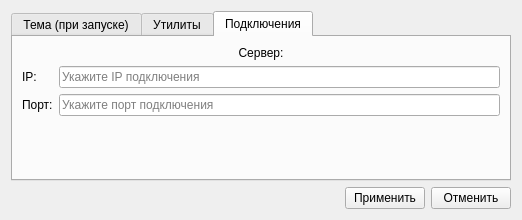
<?xml version="1.0" encoding="UTF-8"?>
<ui version="4.0">
 <class>SettingsDialog</class>
 <widget class="QDialog" name="SettingsDialog">
  <property name="geometry">
   <rect>
    <x>0</x>
    <y>0</y>
    <width>522</width>
    <height>220</height>
   </rect>
  </property>
  <property name="windowTitle">
   <string>Окно настроек</string>
  </property>
  <property name="windowIcon">
   <iconset resource="../resources.qrc">
    <normaloff>:/images/img/settings.png</normaloff>:/images/img/settings.png</iconset>
  </property>
  <layout class="QVBoxLayout" name="verticalLayout">
   <item>
    <widget class="QTabWidget" name="tabWidget">
     <property name="currentIndex">
      <number>2</number>
     </property>
     <widget class="QWidget" name="tab_theme">
      <attribute name="title">
       <string>Тема (при запуске)</string>
      </attribute>
      <layout class="QVBoxLayout" name="verticalLayout_3">
       <item>
        <widget class="QRadioButton" name="rb_dark">
         <property name="text">
          <string>Темная</string>
         </property>
        </widget>
       </item>
       <item>
        <widget class="QRadioButton" name="rb_light">
         <property name="text">
          <string>Светлая </string>
         </property>
        </widget>
       </item>
       <item>
        <spacer name="verticalSpacer">
         <property name="orientation">
          <enum>Qt::Orientation::Vertical</enum>
         </property>
         <property name="sizeHint" stdset="0">
          <size>
           <width>20</width>
           <height>40</height>
          </size>
         </property>
        </spacer>
       </item>
      </layout>
     </widget>
     <widget class="QWidget" name="tab_utils">
      <attribute name="title">
       <string>Утилиты</string>
      </attribute>
      <layout class="QGridLayout" name="gridLayout">
       <item row="0" column="0">
        <widget class="QLabel" name="label">
         <property name="minimumSize">
          <size>
           <width>0</width>
           <height>30</height>
          </size>
         </property>
         <property name="maximumSize">
          <size>
           <width>16777215</width>
           <height>30</height>
          </size>
         </property>
         <property name="text">
          <string>Считыватель кодов:</string>
         </property>
        </widget>
       </item>
       <item row="0" column="2">
        <widget class="QPushButton" name="pb_open_dm_path">
         <property name="minimumSize">
          <size>
           <width>30</width>
           <height>30</height>
          </size>
         </property>
         <property name="maximumSize">
          <size>
           <width>30</width>
           <height>30</height>
          </size>
         </property>
         <property name="toolTip">
          <string>Выбрать путь до .exe</string>
         </property>
         <property name="styleSheet">
          <string notr="true">QPushButton {
    border: none; /* Без границ по умолчанию */
}

QPushButton:hover {
    border: 1px solid #fb9f18; /* Границы появляются при наведении */
}

QPushButton:pressed {
    background-color: gray; /* Изменение фона при нажатии */
} 

QPushButton:focus {
    color: white;
    background-color: gray; /* Изменение фона при нажатии */
}
</string>
         </property>
         <property name="text">
          <string/>
         </property>
         <property name="icon">
          <iconset resource="../resources.qrc">
           <normaloff>:/images/img/file_open_icon.png</normaloff>:/images/img/file_open_icon.png</iconset>
         </property>
         <property name="iconSize">
          <size>
           <width>25</width>
           <height>25</height>
          </size>
         </property>
        </widget>
       </item>
       <item row="1" column="2">
        <widget class="QPushButton" name="pb_open_gs_path">
         <property name="minimumSize">
          <size>
           <width>30</width>
           <height>30</height>
          </size>
         </property>
         <property name="maximumSize">
          <size>
           <width>30</width>
           <height>30</height>
          </size>
         </property>
         <property name="toolTip">
          <string>Выбрать путь до .exe</string>
         </property>
         <property name="styleSheet">
          <string notr="true">QPushButton {
    border: none; /* Без границ по умолчанию */
}

QPushButton:hover {
    border: 1px solid #fb9f18; /* Границы появляются при наведении */
}

QPushButton:pressed {
    background-color: gray; /* Изменение фона при нажатии */
} 

QPushButton:focus {
    color: white;
    background-color: gray; /* Изменение фона при нажатии */
}
</string>
         </property>
         <property name="text">
          <string/>
         </property>
         <property name="icon">
          <iconset resource="../resources.qrc">
           <normaloff>:/images/img/file_open_icon.png</normaloff>:/images/img/file_open_icon.png</iconset>
         </property>
         <property name="iconSize">
          <size>
           <width>25</width>
           <height>25</height>
          </size>
         </property>
        </widget>
       </item>
       <item row="0" column="1">
        <widget class="QLineEdit" name="le_dm_path">
         <property name="minimumSize">
          <size>
           <width>0</width>
           <height>30</height>
          </size>
         </property>
         <property name="maximumSize">
          <size>
           <width>16777215</width>
           <height>30</height>
          </size>
         </property>
         <property name="placeholderText">
          <string>Укажите путь до испольняемого файла (.exe)</string>
         </property>
        </widget>
       </item>
       <item row="1" column="0">
        <widget class="QLabel" name="label_2">
         <property name="minimumSize">
          <size>
           <width>0</width>
           <height>30</height>
          </size>
         </property>
         <property name="maximumSize">
          <size>
           <width>16777215</width>
           <height>30</height>
          </size>
         </property>
         <property name="text">
          <string>gs win64:</string>
         </property>
        </widget>
       </item>
       <item row="1" column="1">
        <widget class="QLineEdit" name="le_gs_win64">
         <property name="minimumSize">
          <size>
           <width>0</width>
           <height>30</height>
          </size>
         </property>
         <property name="maximumSize">
          <size>
           <width>16777215</width>
           <height>30</height>
          </size>
         </property>
         <property name="placeholderText">
          <string>Укажите путь до испольняемого файла (.exe)</string>
         </property>
        </widget>
       </item>
       <item row="2" column="1">
        <spacer name="verticalSpacer_2">
         <property name="orientation">
          <enum>Qt::Orientation::Vertical</enum>
         </property>
         <property name="sizeHint" stdset="0">
          <size>
           <width>20</width>
           <height>40</height>
          </size>
         </property>
        </spacer>
       </item>
      </layout>
     </widget>
     <widget class="QWidget" name="tab_connections">
      <attribute name="title">
       <string>Подключения</string>
      </attribute>
      <layout class="QVBoxLayout" name="verticalLayout_2">
       <item>
        <widget class="QLabel" name="label_3">
         <property name="maximumSize">
          <size>
           <width>16777215</width>
           <height>30</height>
          </size>
         </property>
         <property name="text">
          <string>Сервер:</string>
         </property>
         <property name="alignment">
          <set>Qt::AlignmentFlag::AlignCenter</set>
         </property>
        </widget>
       </item>
       <item>
        <layout class="QGridLayout" name="gridLayout_2">
         <item row="1" column="1">
          <widget class="QLineEdit" name="le_backend_ser_port">
           <property name="placeholderText">
            <string>Укажите порт подключения</string>
           </property>
          </widget>
         </item>
         <item row="0" column="1">
          <widget class="QLineEdit" name="le_backend_ser_ip">
           <property name="placeholderText">
            <string>Укажите IP подключения </string>
           </property>
          </widget>
         </item>
         <item row="0" column="0">
          <widget class="QLabel" name="label_4">
           <property name="text">
            <string>IP:</string>
           </property>
          </widget>
         </item>
         <item row="1" column="0">
          <widget class="QLabel" name="label_5">
           <property name="text">
            <string>Порт:</string>
           </property>
          </widget>
         </item>
        </layout>
       </item>
       <item>
        <spacer name="verticalSpacer_3">
         <property name="orientation">
          <enum>Qt::Orientation::Vertical</enum>
         </property>
         <property name="sizeHint" stdset="0">
          <size>
           <width>20</width>
           <height>40</height>
          </size>
         </property>
        </spacer>
       </item>
      </layout>
     </widget>
    </widget>
   </item>
   <item>
    <layout class="QHBoxLayout" name="horizontalLayout">
     <item>
      <spacer name="horizontalSpacer">
       <property name="orientation">
        <enum>Qt::Orientation::Horizontal</enum>
       </property>
       <property name="sizeType">
        <enum>QSizePolicy::Policy::Expanding</enum>
       </property>
       <property name="sizeHint" stdset="0">
        <size>
         <width>40</width>
         <height>20</height>
        </size>
       </property>
      </spacer>
     </item>
     <item>
      <widget class="QPushButton" name="pb_apply">
       <property name="styleSheet">
        <string notr="true"/>
       </property>
       <property name="text">
        <string>Применить</string>
       </property>
      </widget>
     </item>
     <item>
      <widget class="QPushButton" name="pb_cancel">
       <property name="text">
        <string>Отменить</string>
       </property>
      </widget>
     </item>
    </layout>
   </item>
  </layout>
 </widget>
 <resources>
  <include location="../resources.qrc"/>
 </resources>
 <connections/>
</ui>
